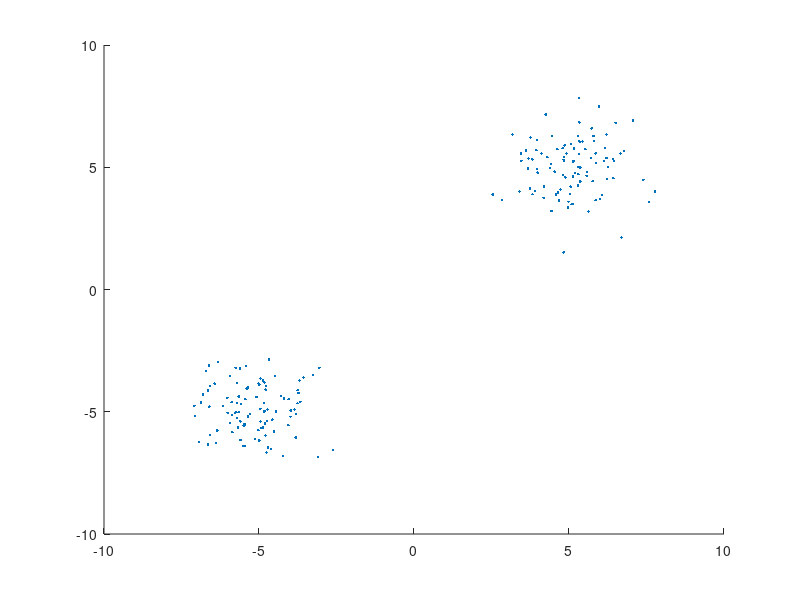

Reproduce this figure in MATLAB. (Note: this script raises an error after producing the figure.)
% Generate some data
data = [randn(100,2)+5; randn(100,2)-5];

% Set the number of components
num_components = 2;

% Initialize the model parameters
mu = randn(num_components, size(data,2));
sigma = repmat(eye(size(data,2)), [1,1,num_components]);
w = ones(num_components,1)/num_components;

% Run the EM algorithm
for iter = 1:50
    % E-step
    for k = 1:num_components
        pdf(:,k) = mvnpdf(data, mu(k,:), squeeze(sigma(:,:,k)));
    end
    pdf_w = pdf .* w';
    pdf_w_sum = sum(pdf_w, 2);
    pdf_w_norm = pdf_w ./ repmat(pdf_w_sum, [1,num_components]);
    
    % M-step
    for k = 1:num_components
        w(k) = mean(pdf_w_norm(:,k));
        mu(k,:) = sum(repmat(pdf_w_norm(:,k), [1,size(data,2)]) .* data) / sum(pdf_w_norm(:,k));
        sigma(:,:,k) = (data-repmat(mu(k,:), [size(data,1),1]))' * ...
            (repmat(pdf_w_norm(:,k), [1,size(data,2)]) .* (data-repmat(mu(k,:), [size(data,1),1]))) ...
            / sum(pdf_w_norm(:,k));
    end
end

% Plot the results
figure; hold on;
scatter(data(:,1), data(:,2), '.');
for k = 1:num_components
    plot_gaussian_ellipsoid(mu(k,:), squeeze(sigma(:,:,k)), 1, 30);
end